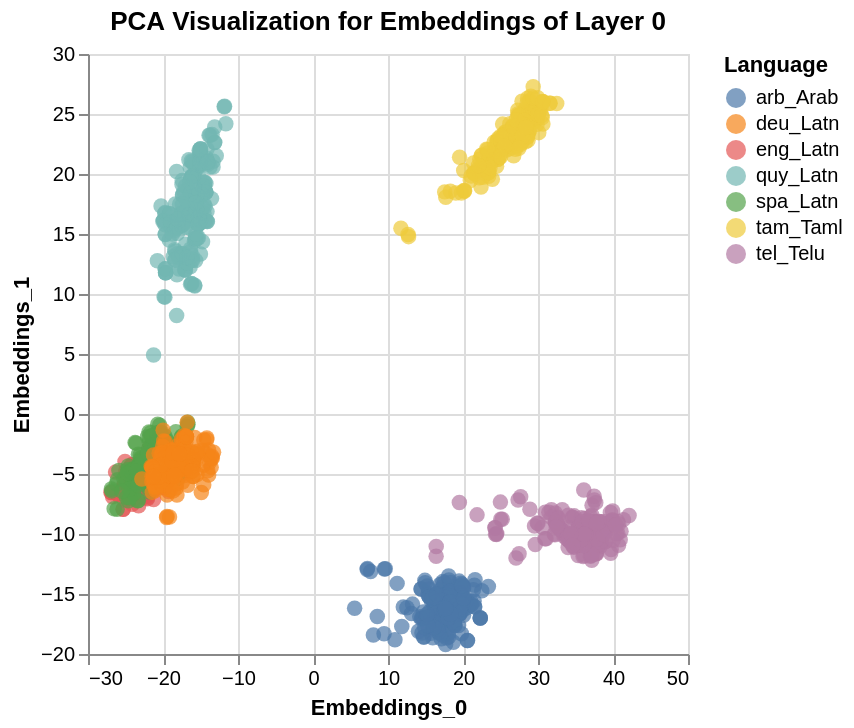

This figure's notebook cell:
### Markdown cell above
## PCA Visualisation of sentences using Altair chart

Note: The display has issue in loop for all layers so we have displayed for first and mid and last layer. However you can change the layer_n to visualize intermediate layer represntations as well

### Code cell
layer_n = 0

sentence_layer_embedding = np.zeros((0, 1024))
sentence_list = []
lang_list = []
# GEt flattened embeddings of all languages for each layer
for i, s_embeddings in enumerate(sentence_embeddings):
    sentence_lang_layer_embeddings = s_embeddings[:,layer_n,:]
    sentence_layer_embedding = np.vstack((sentence_layer_embedding,sentence_lang_layer_embeddings))
    sentence_list.extend(sequences[i])
    lang_list.extend([LANGUAGES[i]] * s_embeddings.shape[0])

pca = PCA(n_components=2)  # Assuming you want to reduce to 2 dimensions for visualization
pca_result = pca.fit_transform(sentence_layer_embedding)

data = {
    'Embeddings_0' : pca_result[:,0],
    'Embeddings_1' : pca_result[:,1],
    'Sentences': sentence_list,
    'Language': lang_list
}
data_df = pd.DataFrame(data)

alt.Chart(data_df).mark_circle(size=60).encode(
    x='Embeddings_0:Q',
    y='Embeddings_1:Q',
    color='Language:N',
    tooltip=['Language:N', 'Sentences:N']
).properties(
    title=f'PCA Visualization for Embeddings of Layer {layer_n}'
).interactive()

### Figure 1 — Vega-Lite specification as saved in the notebook (floating-point values rounded to 4 significant figures; data arrays with more than 128 entries replaced by an {"elided": "..."} marker saying what was removed)
{"config": {"view": {"continuousWidth": 300, "continuousHeight": 300}}, "data": {"name": "data-caea952d5eea61b78ca3fbcfce516dec"}, "mark": {"type": "circle", "size": 60}, "encoding": {"color": {"field": "Language", "type": "nominal"}, "tooltip": [{"field": "Language", "type": "nominal"}, {"field": "Sentences", "type": "nominal"}], "x": {"field": "Embeddings_0", "type": "quantitative"}, "y": {"field": "Embeddings_1", "type": "quantitative"}}, "params": [{"name": "param_21", "select": {"type": "interval", "encodings": ["x", "y"]}, "bind": "scales"}], "title": "PCA Visualization for Embeddings of Layer 0", "$schema": "https://vega.github.io/schema/vega-lite/v5.16.3.json", "datasets": {"data-caea952d5eea61b78ca3fbcfce516dec": {"elided": "1400 records"}}}
